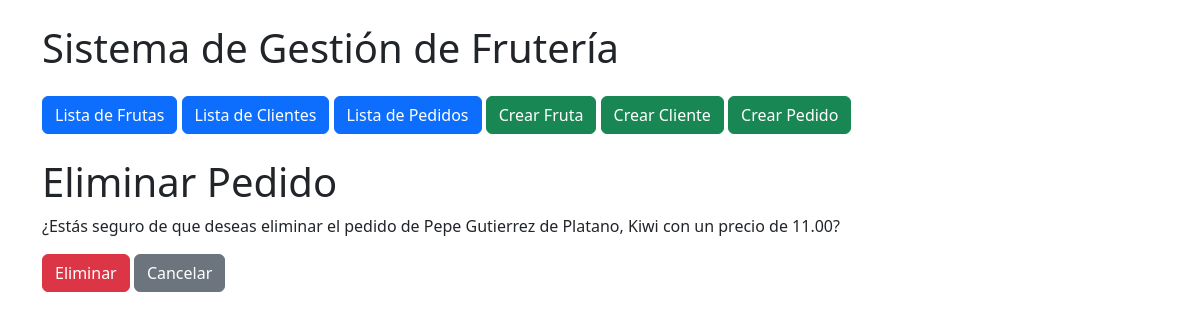
/fruteria/pedidos/2/eliminar/, run on the app's committed database.
### fruteria/models.py (models this page shows, shortened)
class Pedido(models.Model):
    cliente = models.ForeignKey(Cliente, on_delete=models.CASCADE)
    frutas = models.ManyToManyField(Fruta)
    fecha = models.DateTimeField(auto_now_add=True)
    total = models.DecimalField(max_digits=7, decimal_places=2)

class Cliente(models.Model):
    nombre = models.CharField(max_length=100)
    email = models.EmailField(unique=True)
    telefono = models.CharField(max_length=15)

class Fruta(models.Model):
    nombre = models.CharField(max_length=100)
    origen = models.CharField(max_length=100)
    sabor = models.CharField(max_length=50)
    precio = models.DecimalField(max_digits=5, decimal_places=2)

### fruteria/views.py (the view)
# urls.py: path('pedidos/<int:pedido_id>/eliminar/', views.eliminar_pedido, name='eliminar_pedido'),
def eliminar_pedido(request, pedido_id):
    pedido = get_object_or_404(Pedido, id=pedido_id)
    if request.method == 'POST':
        pedido.delete()
        return redirect('fruteria:lista_pedidos')
    return render(request, 'fruteria/eliminar_pedido.html', {'pedido': pedido})

### templates/fruteria/eliminar_pedido.html (shortened to what this page needs)
{% extends "base.html" %}
{% block content %}
  <h1>Eliminar Pedido</h1>
  <p>¿Estás seguro de que deseas eliminar el pedido de {{ pedido.cliente.nombre }} de {% for fruta in pedido.frutas.all %}
                {{ fruta.nombre }}{% if not forloop.last %}, {% endif %}
            {% endfor %} con un precio de {{ pedido.total }}?</p>
  <form method="post">
    <button type="submit" class="btn btn-danger">Eliminar</button>
    <a href="{% url 'fruteria:lista_pedidos' %}" class="btn btn-secondary">Cancelar</a>
  </form>
{% endblock %}

### data on the page
Pedido: cliente.nombre "Pepe Gutierrez", total "11.00"
Fruta: nombre "Platano"
Fruta: nombre "Kiwi"
